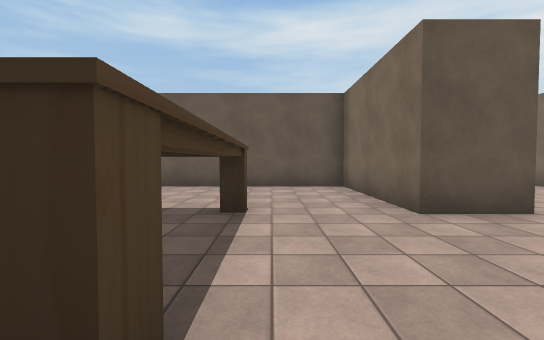
view 1 (above)

17 first-person views from a walk through a Unity game level. The camera is 1.4 m above the floor, tilts 2° down and sees 90° across. The floor is counted in squares, 2 m on a side. Each view is taken from the middle of a square. On the plan, view 1 faces up. The plan holds only what a view shows up to about 9 squares ahead; the rest is blank. The place goes on beyond the plan. The player is left out. Some animated figures are not drawn. Some surface patterns are stand-ins.

view 2
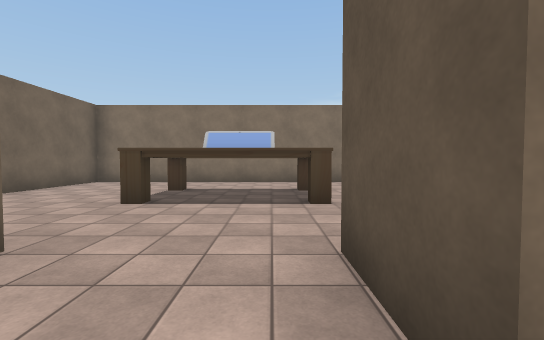

view 3
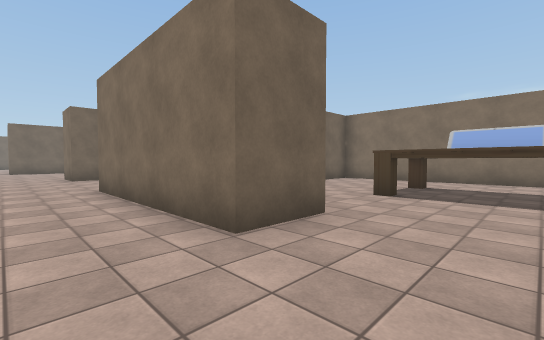

view 4
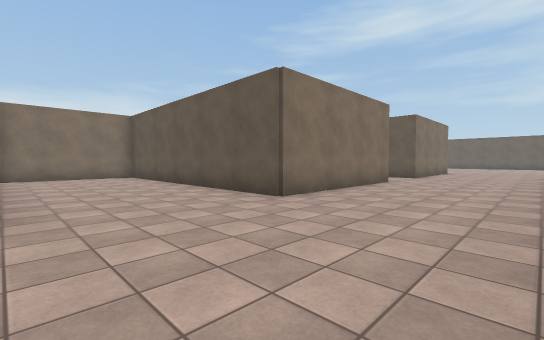

view 5
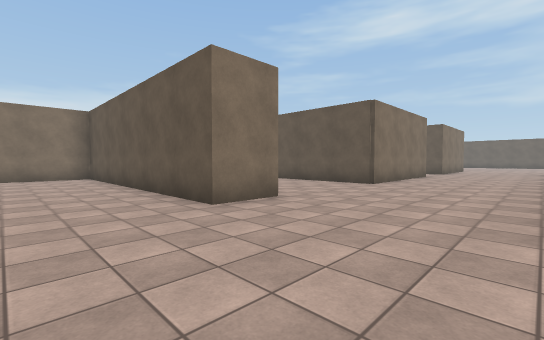

view 6
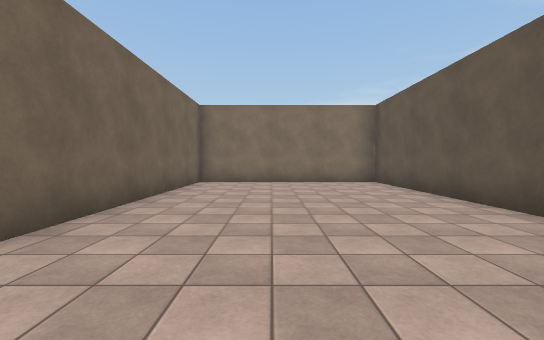

view 7
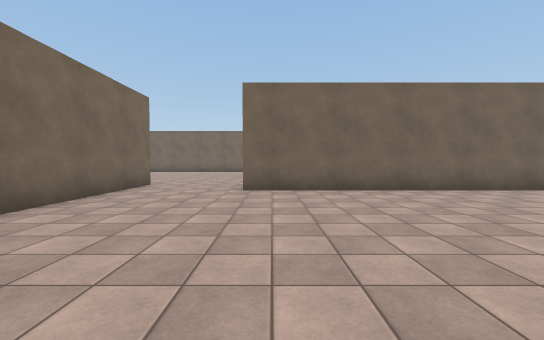

view 8
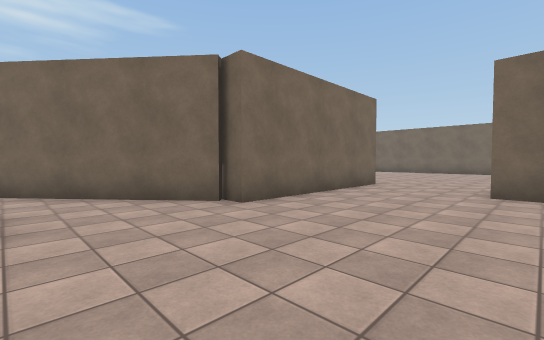

view 9
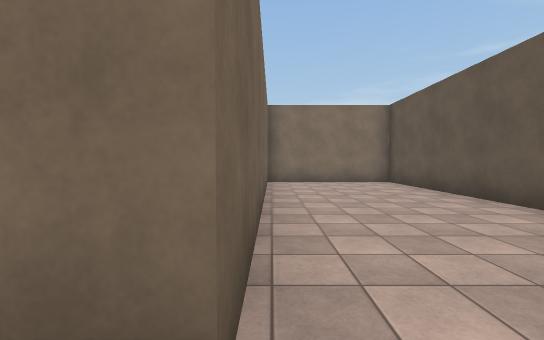

view 10
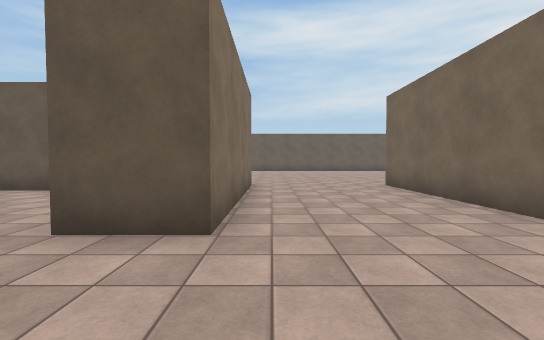

view 11
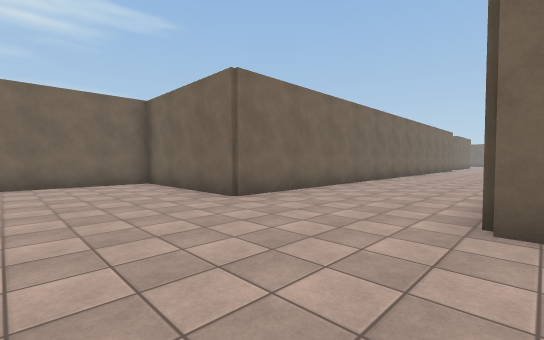

view 12
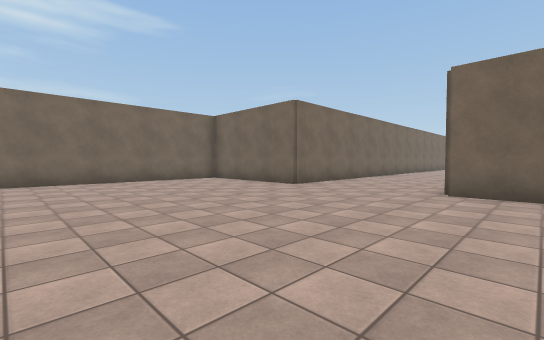

view 13
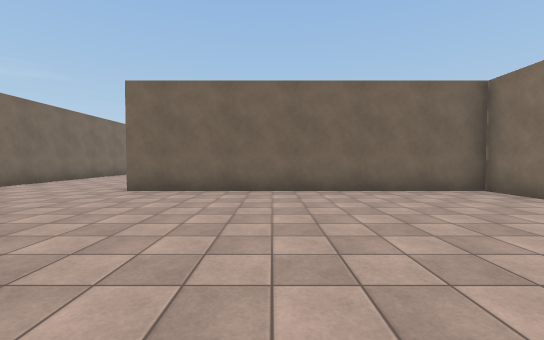

view 14
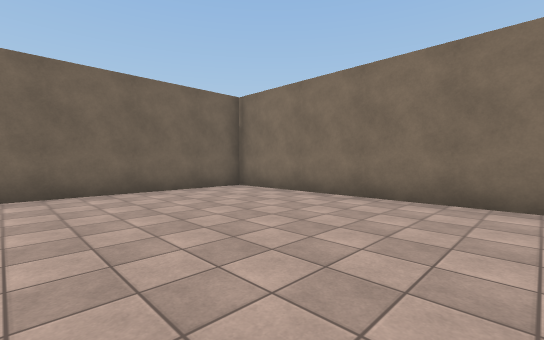

view 15
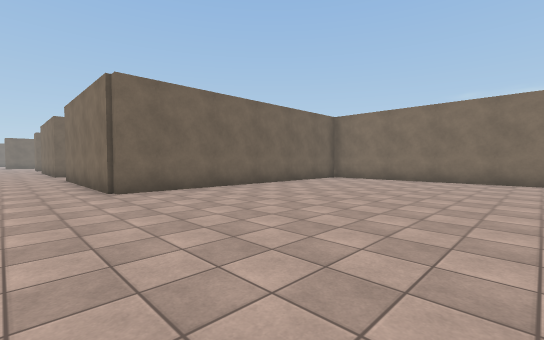

view 16
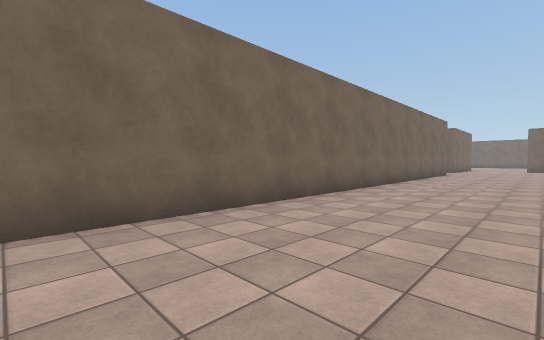

view 17
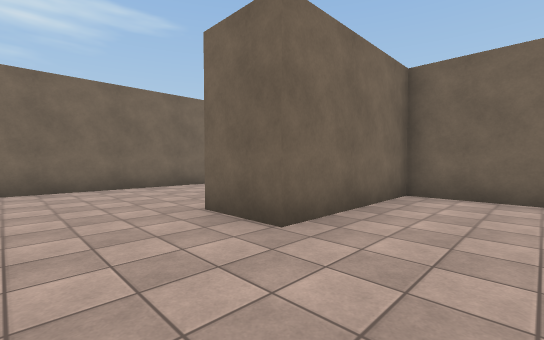

### Floor plan
Key: @ floor where view 1 was taken; # wall or solid block; . floor; T thing the floor can be seen under or through.
Columns run from 5 left of view 1 to 12 right of it. Each row starts with its distance up from view 1.
 15 #................#
 14 #................#
 13 #................#
 12 #................#
 11 #................#
 10 #................#
  9 #................#
  8 #########....#####
  7   .....##....#
  6    ....##....#
  5 #......##....#
  4 #..TT..##....#
  3 #..TT........#
  2 #..TT........#
  1 #..TT..##....#
  0 #....@.##....#
 -1 #......##....#
 -2 #......##....#
 -3 #########....#
 -4 #########....#
 -5 #............
 -6 #............
 -7 #............
 -8 #............
 -9 #########.......#
-10 #..............##
-11 #.............##
-12 #............##
-13 #............#
-14 #............#
-15 #............#
-16 ##########...#
-17           ...
-18           ...
-19           ...
-20           ..

Where each view was taken, in squares from view 1:
view 1: 0 up, 0 right, facing up
view 2: 3 up, 4 right, facing left
view 3: 3 up, 5 right, facing down-left
view 4: 8 down, 7 right, facing up-left
view 5: 12 down, 7 right, facing up-left
view 6: 13 down, 4 right, facing left
view 7: 9 down, 4 right, facing down
view 8: 9 down, 4 right, facing down-right
view 9: 8 down, 4 right, facing left
view 10: 1 up, 4 right, facing up
view 11: 12 up, 3 right, facing down-right
view 12: 15 up, 2 right, facing down-right
view 13: 15 up, 0 right, facing down
view 14: 15 up, 0 right, facing down-left
view 15: 15 up, 5 right, facing down-left
view 16: 6 up, 4 right, facing down-right
view 17: 3 up, 0 right, facing down-right
